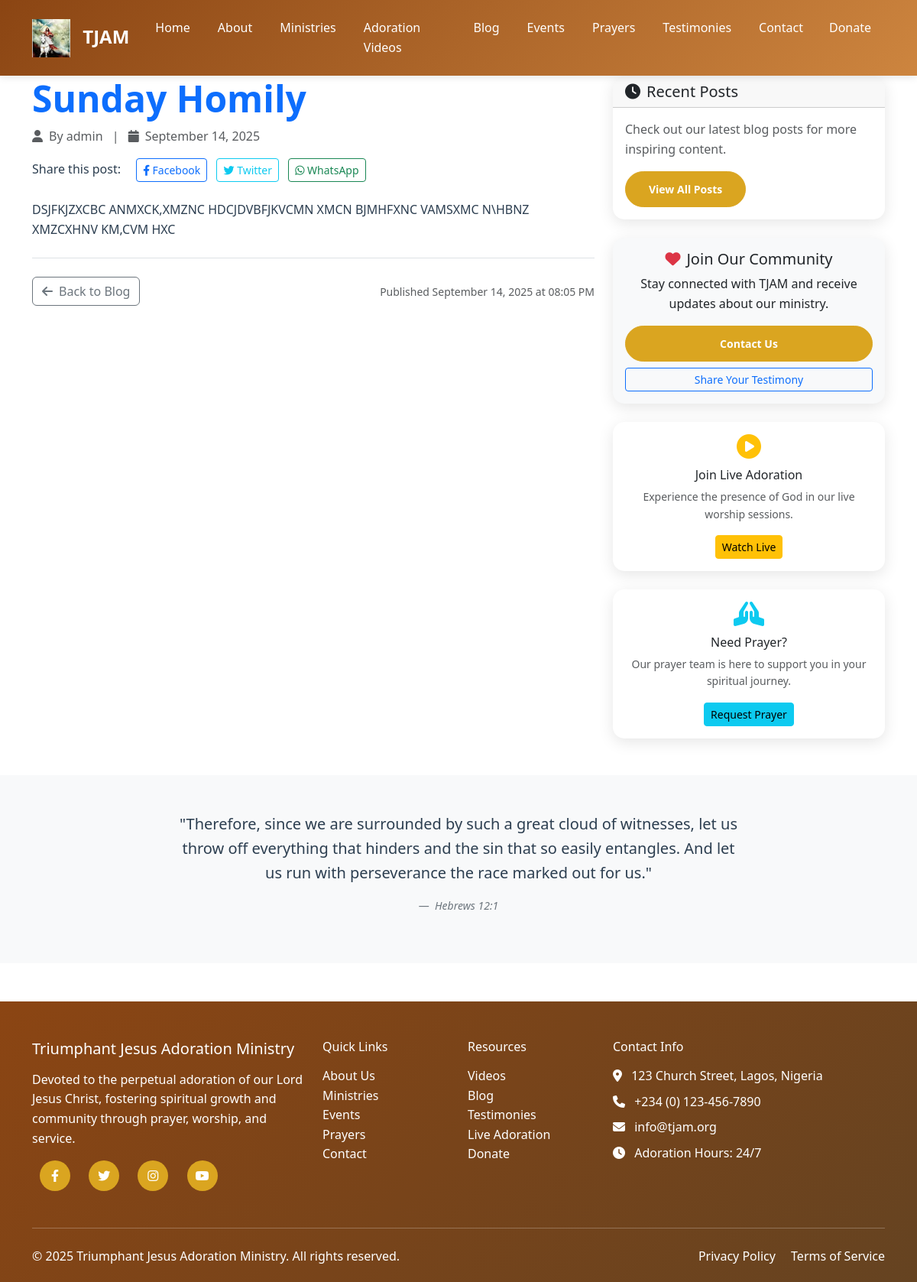
The page /blog/1 on the database its author committed.
### app.py (models this page shows)
class BlogPost(db.Model):
    id = db.Column(db.Integer, primary_key=True)
    title = db.Column(db.String(200), nullable=False)
    content = db.Column(db.Text, nullable=False)
    excerpt = db.Column(db.String(300))
    author_id = db.Column(db.Integer, db.ForeignKey('user.id'), nullable=False)
    author = db.relationship('User', backref=db.backref('posts', lazy=True))
    created_at = db.Column(db.DateTime, default=datetime.utcnow)
    updated_at = db.Column(db.DateTime, default=datetime.utcnow, onupdate=datetime.utcnow)
    featured_image = db.Column(db.String(200))
    is_published = db.Column(db.Boolean, default=True)

class User(UserMixin, db.Model):
    id = db.Column(db.Integer, primary_key=True)
    username = db.Column(db.String(80), unique=True, nullable=False)
    email = db.Column(db.String(120), unique=True, nullable=False)
    password_hash = db.Column(db.String(120), nullable=False)
    is_admin = db.Column(db.Boolean, default=False)
    created_at = db.Column(db.DateTime, default=datetime.utcnow)

### app.py (the view)
@app.route('/blog/<int:post_id>')
def blog_post(post_id):
    post = BlogPost.query.get_or_404(post_id)
    if not post.is_published:
        flash('This post is not available.', 'error')
        return redirect(url_for('blog'))
    related_posts = BlogPost.query.filter(
        BlogPost.id != post_id,
        BlogPost.is_published == True
    ).order_by(BlogPost.created_at.desc()).limit(3).all()
    return render_template('blog_post.html', post=post, related_posts=related_posts)

### app.py (called while the page is built)
@app.context_processor
def inject_current_year():
    return {'current_year': datetime.now().year}

### templates/blog_post.html (shortened to what this page needs)
{% extends "base.html" %}
{% block content %}
<div class="container my-5">
    <div class="row">
        <div class="col-lg-8">
            <article class="blog-post">
                <header class="mb-4">
                    <h1 class="display-5 fw-bold text-primary">{{ post.title }}</h1>
                    <div class="text-muted mb-3">
                        <i class="fas fa-user me-2"></i>By {{ post.author.username }}
                        <span class="mx-2">|</span>
                        <i class="fas fa-calendar me-2"></i>{{ post.created_at.strftime('%B %d, %Y') }}
                    </div>
                    <div class="share-buttons mb-4">
                        <span class="me-3">Share this post:</span>
                        <a href="https://www.facebook.com/sharer/sharer.php?u={{ request.url }}"
                           target="_blank" class="btn btn-sm btn-outline-primary me-2">
                            <i class="fab fa-facebook-f"></i> Facebook
                        </a>
                        <a href="https://twitter.com/intent/tweet?url={{ request.url }}&text={{ post.title }}"
                           target="_blank" class="btn btn-sm btn-outline-info me-2">
                            <i class="fab fa-twitter"></i> Twitter
                        </a>
                        <a href="https://wa.me/?text={{ post.title }}%20{{ request.url }}"
                           target="_blank" class="btn btn-sm btn-outline-success">
                            <i class="fab fa-whatsapp"></i> WhatsApp
                        </a>
                    </div>
                </header>
                <div class="post-content">
                    {{ post.content | safe }}
                </div>
                <div class="mt-4 pt-4 border-top">
                    <div class="d-flex justify-content-between align-items-center">
                        <div>
                            <a href="{{ url_for('blog') }}" class="btn btn-outline-secondary">
                                <i class="fas fa-arrow-left me-2"></i>Back to Blog
                            </a>
                        </div>
                        <div class="text-muted">
                            <small>Published {{ post.created_at.strftime('%B %d, %Y at %I:%M %p') }}</small>
                        </div>
                    </div>
                </div>
            </article>
        </div>
        <div class="col-lg-4">
            <div class="sticky-top" style="top: 100px;">
                <div class="card mb-4">
                    <div class="card-header">
                        <h5 class="mb-0"><i class="fas fa-clock me-2"></i>Recent Posts</h5>
                    </div>
                    <div class="card-body">
                        <p class="text-muted">Check out our latest blog posts for more inspiring content.</p>
                        <a href="{{ url_for('blog') }}" class="btn btn-sm btn-primary">View All Posts</a>
                    </div>
                </div>
                <div class="card mb-4 bg-light">
                    <div class="card-body text-center">
                        <h5><i class="fas fa-heart text-danger me-2"></i>Join Our Community</h5>
                        <p class="mb-3">Stay connected with TJAM and receive updates about our ministry.</p>
                        <div class="d-grid gap-2">
                            <a href="{{ url_for('contact') }}" class="btn btn-primary btn-sm">Contact Us</a>
                            <a href="{{ url_for('testimonies') }}" class="btn btn-outline-primary btn-sm">Share Your Testimony</a>
                        </div>
                    </div>
                </div>
                <div class="card mb-4 border-warning">
                    <div class="card-body text-center">
                        <div class="text-warning mb-2">
                            <i class="fas fa-play-circle fa-2x"></i>
                        </div>
                        <h6>Join Live Adoration</h6>
                        <p class="small text-muted mb-3">Experience the presence of God in our live worship sessions.</p>
                        <a href="{{ url_for('live_adoration') }}" class="btn btn-warning btn-sm">Watch Live</a>
                    </div>
                </div>
                <div class="card border-info">
                    <div class="card-body text-center">
                        <div class="text-info mb-2">
                            <i class="fas fa-praying-hands fa-2x"></i>
                        </div>
                        <h6>Need Prayer?</h6>
                        <p class="small text-muted mb-3">Our prayer team is here to support you in your spiritual journey.</p>
                        <a href="{{ url_for('contact') }}" class="btn btn-info btn-sm">Request Prayer</a>
                    </div>
                </div>
            </div>
        </div>
    </div>
</div>
<section class="bg-light py-5">
    <div class="container">
        <div class="row justify-content-center">
            <div class="col-lg-8 text-center">
                <blockquote class="blockquote">
                    <p class="mb-0">"Therefore, since we are surrounded by such a great cloud of witnesses, let us throw off everything that hinders and the sin that so easily entangles. And let us run with perseverance the race marked out for us."</p>
                </blockquote>
                <figcaption class="blockquote-footer mt-2">
                    <cite title="Source Title">Hebrews 12:1</cite>
                </figcaption>
            </div>
        </div>
    </div>
</section>
{% endblock %}

### templates/base.html (style rules this page uses)
:root { --primary-color: #8B4513; --secondary-color: #DAA520; --accent-color: #CD853F; --text-dark: #2c3e50; --bg-light: #f8f9fa; }
body { font-family: 'Segoe UI', Tahoma, Geneva, Verdana, sans-serif; line-height: 1.6; color: var(--text-dark); }
.btn-primary { background-color: var(--secondary-color); border-color: var(--secondary-color); font-weight: bold; padding: 12px 30px; border-radius: 30px; transition: all 0.3s ease; }
.card { border: none; border-radius: 15px; box-shadow: 0 5px 20px rgba(0,0,0,0.1); transition: all 0.3s ease; overflow: hidden; }

### rows shown on the page
BlogPost: title "Sunday Homily", created_at "September 14, 2025", content "DSJFKJZXCBC ANMXCK,XMZNC HDCJDVBFJKVCMN XMCN BJMHFXNC VAMSXMC N\\HBNZ XMZCXHNV KM,CVM HXC", created_at "September 14, 2025 at 08:05 PM"
User: author.username "admin"
